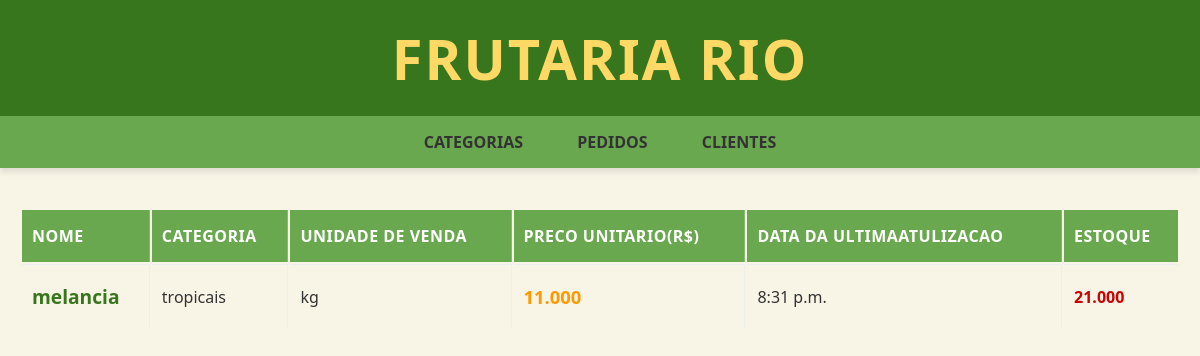
The page /ver_produto/3 (signed in) on the database its author committed.
### Site/models.py (models this page shows, shortened)
class Produto(models.Model):
    nome = models.CharField(max_length=25)
    Categoria = models.ForeignKey(Categoria, on_delete = models.CASCADE)
    unidade_de_venda = models.CharField(max_length=8)
    preco_unitario = models.DecimalField(decimal_places=3, max_digits = 9)
    quantidade_disponivel = models.DecimalField(decimal_places=3, max_digits = 9)
    data_ultima_atualizacao = models.TimeField(auto_now=True, null = True)
    data_validade = models.DateField(null=True)

class Categoria(models.Model):
    nome = models.CharField(max_length=25)

### Site/views.py (the view)
# urls.py: path('ver_produto/<int:id_produto>', views.ver_produto, name = "ver_produto"),
@login_required
def ver_produto(request, id_produto):
    a = get_object_or_404(Produto, pk = id_produto)
    return render(request, "ver_produto.html", context = {"produto":a})

### Site/templates/ver_produto.html
{% extends 'base.html' %}
{% load static %}
{% block style %}
    <link rel = "stylesheet" href = "{% static 'CssS/cssVer_produto.css' %}">
{% endblock %}
{% block content %}
    <table>
        <tr>
            <th>Nome</th>
            <th>Categoria</th>
            <th>Unidade de venda</th>
            <th>Preco Unitario(R$)</th>
            <th>Data da UltimaAtulizacao</th>
            <th>estoque</th>
        </tr>
        <tr>
            <td>
                {{ produto.nome }}
            </td>
            <td>
                {{ produto.Categoria.nome }}
            </td>
            <td>
                {{ produto.unidade_de_venda }}
            </td>
            <td>
                {{ produto.preco_unitario}}
            </td>
            <td>
                {{ produto.data_ultima_atualizacao }}
            </td>
            <td>
                {{ produto.quantidade_disponivel }}
            </td>
        </tr>
    </table>
{% endblock %}

### Site/static/CssS/cssBase.css (style rules this page uses)
* { margin: 0; padding: 0; box-sizing: border-box; }
body { background-color: #F8F4E6; font-family: 'Segoe UI', Tahoma, Geneva, Verdana, sans-serif; color: #333; }

### Site/static/CssS/cssVer_produto.css (style rules this page uses)
table tr:first-child { background-color: #6AA84F; color: white; font-weight: 700; text-transform: uppercase; text-align: left; }
th { padding: 15px 10px; letter-spacing: 0.5px; border: none; border-right: 1px solid rgba(255, 255, 255, 0.2); }
table tr:first-child th:last-child { border-right: none; }
td { padding: 18px 10px; color: #333; font-size: 1em; font-weight: 500; text-align: left; border-right: 1px solid #EEEEEE; border-top: 1px solid #EEEEEE; }
table tr td:last-child { border-right: none; }
table tr td:first-child { font-weight: 700; font-size: 1.2em; color: #38761D; }
table tr td:nth-child(4) { font-weight: 800; font-size: 1.15em; color: #FF9900; }
table tr td:last-child { font-weight: 700; color: #CC0000; }

### rows shown on the page
Produto: nome "melancia", Categoria.nome "tropicais", unidade_de_venda "kg", preco_unitario "11.000", data_ultima_atualizacao "8:31 p.m.", quantidade_disponivel "21.000"
